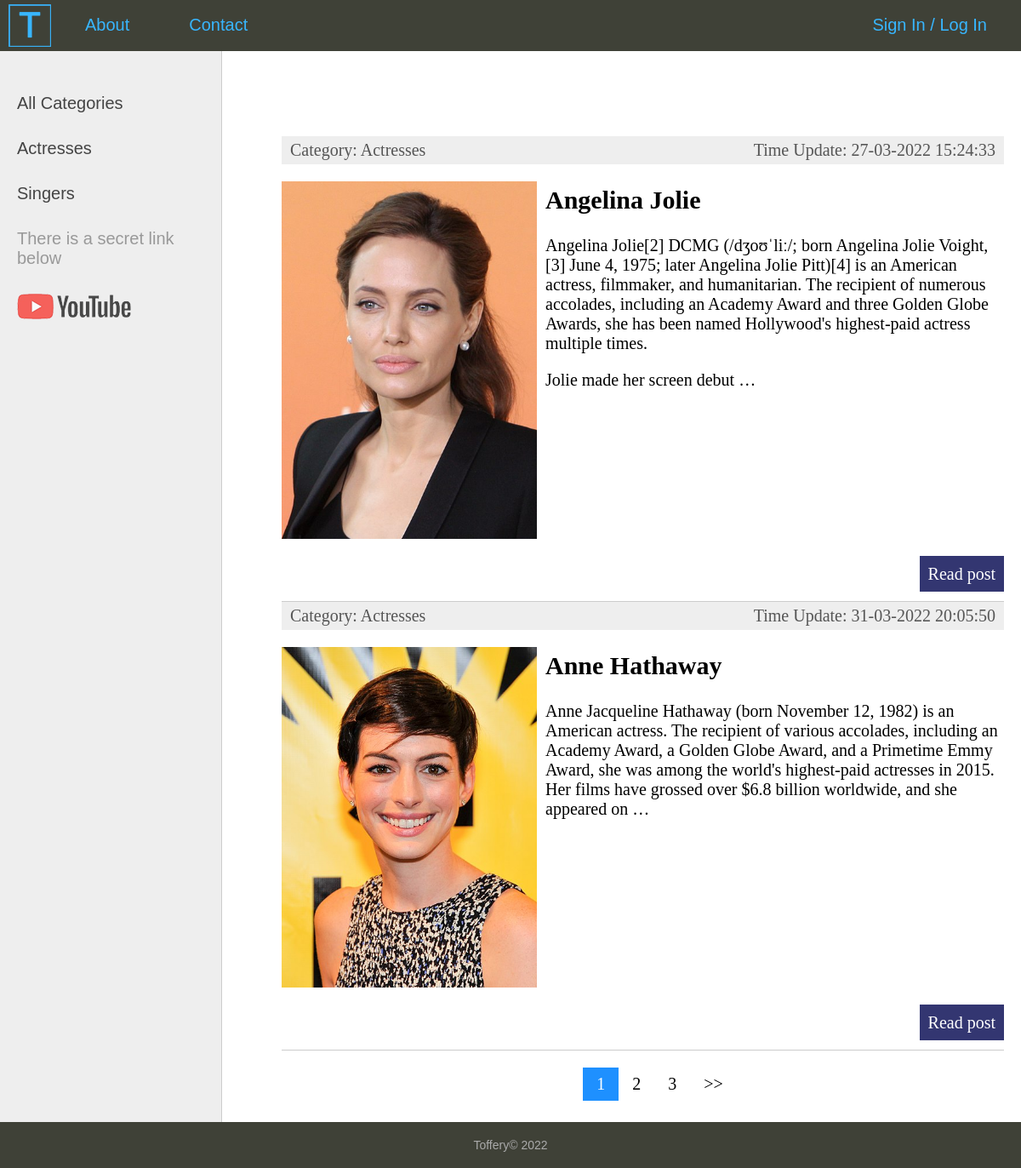
The page / on the database its author committed.
### women/models.py (models this page shows, shortened)
class Category(models.Model):
    name = models.CharField(max_length=100, db_index=True, verbose_name='Category')
    slug = models.SlugField(max_length=255, unique=True, db_index=True, verbose_name='URL')
    def __str__(self):
        return self.name
    def get_absolute_url(self):
        return reverse('category', kwargs={'cat_slug': self.slug})
    class Meta:
        verbose_name = 'Category'
        verbose_name_plural = 'Categories'
        ordering = ['name']

class Women(models.Model):
    title = models.CharField(max_length=255, verbose_name='Title')
    slug = models.SlugField(max_length=255, unique=True, db_index=True, verbose_name='URL')
    content = models.TextField(blank=True, verbose_name='Content')
    photo = models.ImageField(upload_to='photos/%Y/%m/%d/', verbose_name='Photo')
    time_create = models.DateTimeField(auto_now_add=True, verbose_name='Time Create')
    time_update = models.DateTimeField(auto_now=True, verbose_name='Time Update')
    is_published = models.BooleanField(default=True, verbose_name='Is Published')
    cat = models.ForeignKey('Category', on_delete=models.PROTECT, null=True, verbose_name='Category')
    def get_absolute_url(self):
        return reverse('post', kwargs={'post_slug': self.slug})
    class Meta:
        verbose_name = 'Famous women'
        verbose_name_plural = 'Famous women'
        ordering = ['title', 'time_create']

### women/views.py (the view)
# urls.py: path('', WomenHome.as_view(), name='home'),
class WomenHome(DataMixin, ListView):
    model = Women
    template_name = 'women/index.html'
    context_object_name = 'posts'
    def get_context_data(self, *, object_list=None, **kwargs):
        context = super().get_context_data(**kwargs)
        c_def = self.get_user_context(title='Main Page')
        context.update(c_def)
        return context
    def get_queryset(self):
        return Women.objects.filter(is_published=True).select_related('cat')

### women/utils.py (called while the page is built)
    def get_user_context(self, **kwargs):
        context = kwargs
        cats = Category.objects.annotate(Count('women'))
        user_menu = menu.copy()
        if not self.request.user.is_authenticated:
            user_menu.pop(1)
        context['menu'] = user_menu
        context['cats'] = cats
        if 'cat_selected' not in context:
            context['cat_selected'] = None
        return context

### women/templates/women/index.html (shortened to what this page needs)
{% extends 'women/base.html' %}
{% block content %}
<ul class="list-articles">
	{% for p in posts %}
	<li>
		<div class="article-panel">
			<p class="first"> Category: {{ p.cat }} </p>
			<p class="last"> Time Update: {{ p.time_update|date:"d-m-Y H:i:s" }}</p>
		</div>
		{% if p.photo %}
		    <p> <img class="img-article-left" src="{{p.photo.url}}"> </p>
		{% endif %}
		<h2> {{ p.title }} </h2>
			{% autoescape on %}
			{{ p.content|linebreaks|truncatewords:50 }}
			{% endautoescape %}
		<p class="link-read-post"> <a href="{{ p.get_absolute_url }}"> Read post </a> </p>
	</li>
	{% endfor %}
</ul>
{% endblock %}

### women/templates/women/base.html (shortened to what this page needs)
{% load static %}
<!DOCTYPE html>
<html>
<head>
	<link type="text/css" href="{% static 'women/css/styles.css' %}" rel="stylesheet" />
</head>
<body>
<table class="table-page" border=0 cellpadding="0" cellspacing="0">
<tr><td valign=top>
{% block mainmenu %}
<div class="header">
	<ul id="mainmenu" class="mainmenu">
		<li class="logo">
			<a href="{% url 'home' %}">
				<div class="logo"></div>
			</a>
		</li>
		{% for m in menu %}
			<li> <a href="{% url m.url_name %}"> {{ m.title }} </a> </li>
		{% endfor %}
		{% if request.user.is_authenticated %}
			<li class="last"> Hi, {{user.username}} / <a href="{% url 'logout' %}">Log Out</a></li>
		{% else %}
			<li class="last"><a href="{% url 'register' %}">Sign In</a> / <a href="{% url 'login' %}">Log In</a></li>
		{% endif %}
	</ul>
</div>
{% endblock mainmenu %}
<table class="table-content" border=0 cellpadding="0" cellspacing="0">
<tr>
<td valign="top" class="left-chapters">
<ul id="leftchapters">
{% if cat_selected == 0 %}
	<li class="selected"> All Categories </li>
{% else %}
	<li> <a href="{% url 'home' %}"> All Categories </a> </li>
{% endif %}
{% for c in cats %}
	{% if c.women__count > 0 %}
		{% if c.pk == cat_selected %}
			<li class="selected">{{c.name}}</li>
		{% else %}
			<li><a href="{{ c.get_absolute_url }}">{{c.name}}</a></li>
		{% endif %}
	{% endif %}
{% endfor %}
		<li class="share">
			<p>There is a secret link below</p>
			<a class="share-yt" href="https://www.github.com/Toffery" target="_blank"></a>
		</li>
	</ul>
</td>
<td valign="top" class="content">
<div class="content-text">
{% block content %}
{% endblock %}
{% if page_obj.has_other_pages %}
	<div class="center">
	<nav class="pagination"><ul>
	{% for p in paginator.page_range %}
		{% if page_obj.number == p %}
			<a class="active">{{ p }}</a>
		{% elif p >= page_obj.number|add:-2 and p <= page_obj.number|add:2  %}
			<a href="?page={{ p }}">{{ p }}</a>
		{% endif %}
	{% endfor %}
	{% if page_obj.has_next %}
		<a href="?page={{ page_obj.next_page_number }}">>></a>
	{% endif %}
	</ul>
	</nav>
	</div>
{% endif %}
</div>
</td></tr></table>
</td></tr>
<tr><td valign=top>
	<div id="footer">
		<p>Toffery&copy; 2022</p>
	</div>
</td></tr></table>
</body>
</html>

### women/static/women/css/styles.css (style rules this page uses)
html, body { font-family: 'Arial'; margin: 0; padding: 0; height: 100%; width: 100%; color: #444; }
a { color: #0059b2; text-decoration: none; }
img { max-width: 600px; height: auto; }
img.img-article-left { max-width: 300px; height: auto; float: left; padding: 0 10px 10px 0; }
p.link-read-post { text-align: right; }
p.link-read-post a { padding: 10px; min-width: 100px; background: #333671; color: #fff; text-decoration: none; }
div.article-panel { background: #eee; padding: 5px 10px 5px 10px; box-sizing: border-box; overflow: hidden; color: #555; }
div.article-panel p.first { margin: 0; float: left; }
div.article-panel p.last { margin: 0; float: right; }
ul.list-articles { list-style: none; margin: 0; padding: 0; }
ul.list-articles li { border-bottom: 1px solid #ccc; }
.table-page { width: 100%; height: 100%; vertical-align: top; }
.table-page tr { height: 100%; }
.header { background: #3F4137; height: 60px; }
.logo { background: url('../images/mylogocropped.png') no-repeat 10px 5px; width: 70px; height: 60px; }
ul.mainmenu { list-style: none; margin: 0; padding: 0; height: 60px; color: #38B6FF; font-size: 20px; overflow: hidden; }
ul.mainmenu li { float: left; margin: 18px 40px 0 30px; }
ul.mainmenu li.logo { margin: 0; }
ul.mainmenu li.last { float: right; }
ul.mainmenu li a { color: #38B6FF; text-decoration: none; }
.table-content { width: 100%; min-height: 100%; height: 100%; }
.left-chapters { margin: 0; background: #eee; border-right: 1px solid #ccc; min-height: 100%; }
.left-chapters ul { width: 230px; min-height: 100%; margin: 0; padding: 20px 10px 10px 20px; list-style: none; font-size: 20px; }
.left-chapters ul li { margin: 30px 0 0 0; color: #999; }
.left-chapters ul li a { color: #444; text-decoration: none; }
.left-chapters ul li.share { margin: 30px 0 0 0; }
.left-chapters ul li.share p { margin: 30px 0 30px 0; }
.left-chapters ul li.share a { display: inline-block; width: 40px; height: 40px; margin: 0 20px 0 0; }
.left-chapters ul li.share a.share-yt { width: 100%; height: 30px; background: url('../images/share_yt.png') no-repeat 0 0 }
.content { padding: 40px 20px 20px 40px; width: 100%; box-sizing: border-box; }
.content-text { margin: 60px 0 0 30px; color: #000; font-size: 20px; font-family: Yandex Sans Display Light; }
#footer { box-sizing: border-box; background: #3F4137; padding: 5px; color: #aaa; font-size: 14px; font-family: Verdana, Geneva, Arial, Helvetica; text-align: center; overflow: hidden; }
.center { text-align: center; }
.pagination { display: inline-block; }
.pagination a { color: black; float: left; padding: 8px 16px; text-decoration: none; transition: background-color .3s; }
.pagination a.active { background-color: dodgerblue; color: white; }

### rows shown on the page
Category: name "Actresses"
Category: name "Singers"
Women: cat "Actresses", time_update "27-03-2022 15:24:33", photo (picture), title "Angelina Jolie", content "Angelina Jolie[2] DCMG (/dʒoʊˈliː/; born Angelina Jolie Voight,[3] June 4, 1975; later Angelina Jolie Pitt)[4] is an American actress, filmmaker, and humanitarian. The recipient of numerous accolades, including an Academy Award and three Golden Globe Awards, she has been named Hollywood's highest-paid actress multiple times. Jolie made her screen debut …"
Women: cat "Actresses", time_update "31-03-2022 20:05:50", photo (picture), title "Anne Hathaway", content "Anne Jacqueline Hathaway (born November 12, 1982) is an American actress. The recipient of various accolades, including an Academy Award, a Golden Globe Award, and a Primetime Emmy Award, she was among the world's highest-paid actresses in 2015. Her films have grossed over $6.8 billion worldwide, and she appeared on …"

### other values the page prints
{{ m.title }} "About" "Contact"
{{ p }} "1"
{{ p }} "2" "3"
